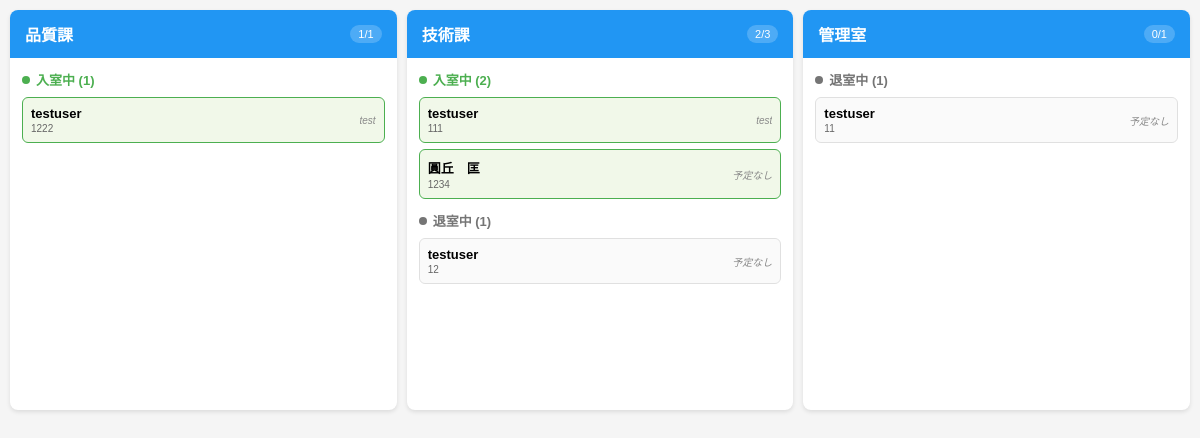
The app's page /status/ with its own data.
### in_room/models.py (models this page shows, shortened)
class Department(models.Model):
    name = models.CharField(max_length=100, unique=True, verbose_name='部署名')
    class Meta:
        verbose_name = '部署'
        verbose_name_plural = '部署'
    def __str__(self):
        return self.name

class Employee(models.Model):
    name = models.CharField(max_length=100, verbose_name='名前')
    employee_number = models.CharField(max_length=100, unique=True, verbose_name='社員番号')
    department = models.ForeignKey(Department, on_delete=models.CASCADE, verbose_name='部署')
    email = models.EmailField(max_length=100, verbose_name='メールアドレス')
    phone = models.CharField(max_length=100, verbose_name='内線番号')
    in_room_time = models.DateTimeField(null=True, blank=True, verbose_name='入室時間')
    schedule = models.CharField(null=True, blank=True, verbose_name='予定', max_length=100)
    class Meta:
        verbose_name = '従業員'
        verbose_name_plural = '従業員'
    def __str__(self):
        return f"{self.name} ({self.employee_number})"

### in_room/views.py (the view)
# urls.py: path('status/', views.StatusPageView.as_view(), name='status_page'),
class StatusPageView(TemplateView):
    template_name = 'in_room/status_page.html'
    def get_context_data(self, **kwargs):
        context = super().get_context_data(**kwargs)
        departments = Department.objects.all().order_by('name')
        departments_with_employees = []
        for department in departments:
            employees = Employee.objects.filter(department=department).order_by('name')
            in_room_employees = employees.filter(in_room_time__isnull=False)
            out_room_employees = employees.filter(in_room_time__isnull=True)
            departments_with_employees.append({
                'department': department,
                'in_room_employees': in_room_employees,
                'out_room_employees': out_room_employees,
                'in_room_count': in_room_employees.count(),
                'total_count': employees.count()
            })
        print(departments_with_employees)
        context['departments_with_employees'] = departments_with_employees
        context['total_in_room'] = Employee.objects.filter(in_room_time__isnull=False).count()
        context['total_employees'] = Employee.objects.count()
        return context

### in_room/templates/in_room/status_page.html (shortened to what this page needs)
<!DOCTYPE html>
<html lang="ja">
<head>
</head>
<body>
    <div class="departments-container">
        {% for dept_data in departments_with_employees %}
        <div class="department">
            <div class="department-header">
                <div class="department-name">{{ dept_data.department.name }}</div>
                <div class="department-count">{{ dept_data.in_room_count }}/{{ dept_data.total_count }}</div>
            </div>
            <div class="employees-section">
                {% if dept_data.in_room_employees %}
                <div class="section-title in-room">
                    <div class="status-icon in"></div>
                    入室中 ({{ dept_data.in_room_employees|length }})
                </div>
                <div class="employees-grid">
                    {% for employee in dept_data.in_room_employees %}
                    <div class="employee-card in-room">
                        <div class="employee-left">
                            <div class="employee-name">{{ employee.name }}</div>
                            <div class="employee-number">{{ employee.phone }}</div>
                        </div>
                        <div class="employee-right">
                            <div class="schedule-text">{{ employee.schedule|default:"予定なし" }}</div>
                        </div>
                    </div>
                    {% endfor %}
                </div>
                {% endif %}
                {% if dept_data.out_room_employees %}
                <div class="section-title out-room">
                    <div class="status-icon out"></div>
                    退室中 ({{ dept_data.out_room_employees|length }})
                </div>
                <div class="employees-grid">
                    {% for employee in dept_data.out_room_employees %}
                    <div class="employee-card out-room">
                        <div class="employee-left">
                            <div class="employee-name">{{ employee.name }}</div>
                            <div class="employee-number">{{ employee.phone }}</div>
                        </div>
                        <div class="employee-right">
                            <div class="schedule-text">{{ employee.schedule|default:"予定なし" }}</div>
                        </div>
                    </div>
                    {% endfor %}
                </div>
                {% endif %}
            </div>
        </div>
        {% empty %}
        <div class="department">
            <div class="employees-section">
                <div class="no-employees">部署未登録</div>
            </div>
        </div>
        {% endfor %}
    </div>
</body>
</html>

### in_room/templates/in_room/status_page.html (style rules this page uses)
body { font-family: Arial, sans-serif; margin: 0; padding: 10px; background-color: #f5f5f5; font-size: 14px; }
.departments-container { display: grid; grid-template-columns: repeat(3, 1fr); gap: 10px; margin-bottom: 60px; }
.department { background-color: white; border-radius: 8px; box-shadow: 0 2px 4px rgba(0, 0, 0, 0.1); overflow: hidden; min-height: 400px; display: flex; flex-direction: column; }
.department-header { background-color: #2196F3; color: white; padding: 12px 15px; display: flex; justify-content: space-between; align-items: center; flex-shrink: 0; }
.department-name { font-size: 16px; font-weight: bold; }
.department-count { font-size: 11px; background-color: rgba(255, 255, 255, 0.2); padding: 3px 8px; border-radius: 12px; }
.employees-section { padding: 12px; flex: 1; overflow-y: auto; }
.section-title { font-size: 13px; font-weight: bold; margin-bottom: 8px; display: flex; align-items: center; }
.section-title.in-room { color: #4CAF50; }
.section-title.out-room { color: #757575; }
.status-icon { width: 8px; height: 8px; border-radius: 50%; margin-right: 6px; }
.status-icon.in { background-color: #4CAF50; }
.status-icon.out { background-color: #757575; }
.employees-grid { display: grid; grid-template-columns: 1fr; gap: 6px; margin-bottom: 12px; }
.employee-card { border: 1px solid #e0e0e0; border-radius: 6px; padding: 8px; transition: all 0.3s ease; font-size: 12px; display: flex; justify-content: space-between; align-items: center; }
.employee-card.in-room { border-color: #4CAF50; background-color: #f1f8e9; }
.employee-card.out-room { border-color: #e0e0e0; background-color: #fafafa; }
.employee-left { flex: 1; min-width: 0; }
.employee-right { flex: 1; text-align: right; min-width: 0; margin-left: 8px; }
.employee-name { font-weight: bold; margin-bottom: 2px; font-size: 13px; overflow: hidden; text-overflow: ellipsis; white-space: nowrap; }
.employee-number { font-size: 10px; color: #666; overflow: hidden; text-overflow: ellipsis; white-space: nowrap; }
.schedule-text { font-size: 10px; color: #888; font-style: italic; overflow: hidden; text-overflow: ellipsis; white-space: nowrap; }

### records on screen
Department: department.name "品質課", in_room_count "1", total_count "1", in_room_employees|length "1"
Employee: name "testuser", phone "1222", schedule "test"
Department: department.name "技術課", in_room_count "2", total_count "3", in_room_employees|length "2", out_room_employees|length "1"
Employee: name "testuser", phone "111", schedule "test"
Employee: name "圓丘 匡", phone "1234", schedule "予定なし"
Employee: name "testuser", phone "12", schedule "予定なし"
Department: department.name "管理室", in_room_count "0", total_count "1", out_room_employees|length "1"
Employee: name "testuser", phone "11", schedule "予定なし"
